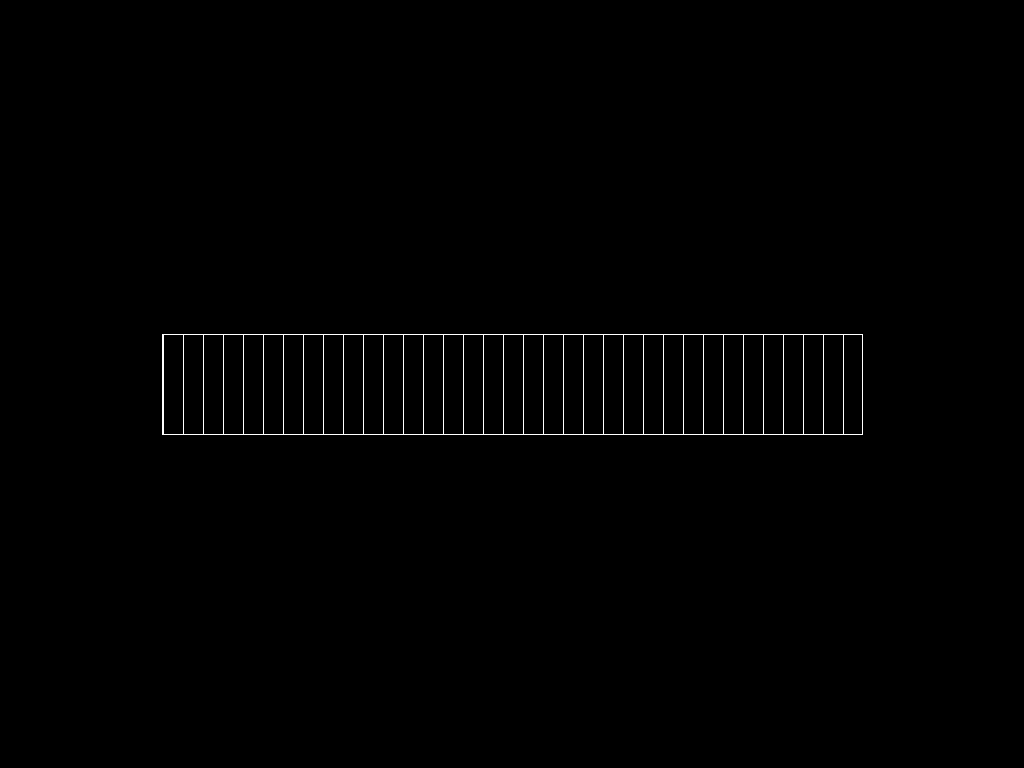
Frame 1 (no input)
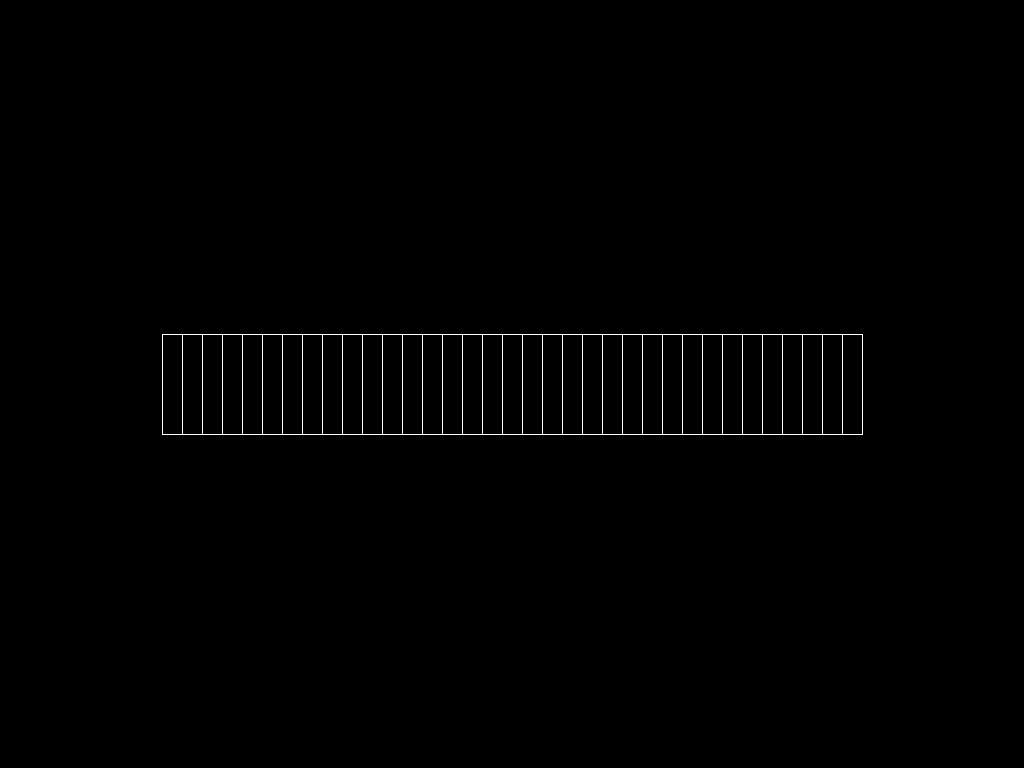
Frame 60 (the mouse pressed at the canvas centre just before this capture)
Frame 120 (the mouse held since frame 60 and released just before this capture): identical to frame 60, image omitted

The Processing sketch that drew these frames (run headless with seeded random() and noise(); from frame 60 on, the mouse is pressed at the canvas centre):

// Processing sketch: phase
// ── phase.pde
int longueurRect = 700;
int hauteurRect = 100;
int nbRectangle = 1;
int nbTrait = 35;
int margin = 10;

MyContener c;

void setup(){
  size(1024, 768);
  background(0,0,0);
  c = new MyContener(nbRectangle);
}

void draw(){
  background(0,0,0);
  c.display();
}


/** Contient les rectangles, ajuste leurs positions **/
class MyContener{
  int nbRect;
  MyRect[] r;
  
  MyContener(int nbrect){
    nbRect=nbrect;
    r = new MyRect[nbRect];
    for(int i=0; i<nbRect; i++){
      int x1 = (width/2)-(longueurRect/2);  
      int x2 = longueurRect;
      int y1=0;
      int y2 = hauteurRect;
      if(nbRect==1){
        y1 = (height/2)-(hauteurRect/2);
      }
      else{
        y1 = (height/2)-(((nbRect*hauteurRect)/2) + (((nbRect-1)*margin)/2))+ (i*(hauteurRect+margin));
      }
      r[i]= new MyRect(x1,y1,x2,y2,nbTrait);
    }
  }

  void display(){
      for(int i=0; i<nbRect;i++){
        r[i].display();
      }
    }
}

class MyRect{
  int x1;
  int y1;
  int x2;
  int y2;
  int nbLine;
  MyLine[] l;
  
  MyRect(int X1, int Y1, int X2, int Y2, int nbline){
    x1 = X1;
    y1 = Y1;
    x2 = X2;
    y2 = Y2;
    nbLine =nbline;
    l = new MyLine[nbLine];
    //int dephasage = (int)random(5);
    int dephasage = 0;
    for(int i=0;i<nbline;i++){
      l[i] = new MyLine(x1,y1,i,nbline,dephasage);
    }
   }
   
  void display(){
    noFill();
    stroke(255,255,255);
    rect(x1,y1,x2,y2);
      
    for(int i=0;i<nbTrait;i++){
      l[i].deplacement();
      l[i].display();
    }
  }
}


class MyLine{ 
  
  /** Points de la line **/
  int x1Line;
  int y1Line;
  int x2Line;
  int y2Line;
  
  /** Point du rectangle **/
  int x1Rect; 
  int y1Rect;
  int x2Rect;
  int y2Rect;
  
  /** Point de l'intervale de déplacement de la line **/
  int start;
  int end;
  int increment;
  int dephasage;  
  int pas;        // ecart entre 2 lines
  int nbline;     // nombre de ligne totale dans le rectangle
  
  MyLine(int X1, int Y1, int increment, int nbLine,int Dephasage){ // le pas correspond a l'incrément de la boucle des lines
    dephasage = Dephasage; 
    nbline = nbLine;
    pas = (longueurRect/nbline);
    int decalage = calculdecalage(increment);
    println(decalage);
    start = X1+decalage+dephasage;
    this.increment = increment;
    x1Line = start;
    y1Line = Y1;
    x2Line = x1Line;
    y2Line = Y1+hauteurRect;
    x1Rect = X1;
    y1Rect = Y1;
    x2Rect = X1+longueurRect;
    y2Rect = Y1+hauteurRect;
    
    end = calculEnd();
    println("Increment : "+ increment, "x1Rect : "+x1Rect,"x2Rect : "+x2Rect," | START : "+start, "END : "+end,"Dephasage : "+dephasage);
  }
  
  void display(){
    line(x1Line, y1Line, x2Line, y2Line);
  }
  
  void deplacement(){
    
    if(increment == 34){println("x1Line : "+x1Line);}
    
    if(dephasage != 0){
      /** Si la ligne sors du rectangle **/  
      if(x1Line >= x2Rect){
        x1Line=x1Rect;
        x2Line = x1Line;
      }
      /** Si la ligne atteint son arrivée dans le cas normal **/
      if(x1Line >= end && x1Line >= start && start < end){
        x1Line=start;
        x2Line = x1Line; 
      }
      /** Si la ligne atteint son arrivé dans le cas ou start est après l'arrivée **/
      if(x1Line >= end && x1Line <= start && start > end){
        x1Line=start;
        x2Line = x1Line; 
      }
    }
    if(dephasage == 0){
      if(x1Line>= end){
         x1Line=start;
         x2Line = x1Line; 
      }
    } //<>// //<>// //<>// //<>// //<>// //<>//
    x1Line+=1; //<>//
    x2Line=x1Line; //<>//
  }
  
  /** Calcul le point de départ du point en fonction de l'incrément **/
  int calculdecalage(int Pas){
    if(Pas==0){return 0;}
    else{
      return((longueurRect/nbline)*Pas);
    }
  }
  /** Calcul le point d'arrivée de la ligne **/
  int calculEnd(){
    // Si l'arrivée est dans le rectangle
    if((start+pas) <= x2Rect){
      return (start+pas);
    }
    // si l'arrivée est en dehors du rectangle
    if ((start+pas) > x2Rect){
      print("ok");
      return(x1Rect + dephasage);
    }
    else return 0;
  }
}
